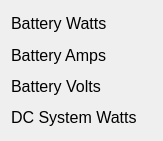
   <widget class="QWidget" name="layoutWidget">
    <property name="geometry">
     <rect>
      <x>10</x>
      <y>43</y>
      <width>143</width>
      <height>141</height>
     </rect>
    </property>
    <layout class="QVBoxLayout" name="verticalLayout_6">
     <item>
      <widget class="QLabel" name="Batt_Watts_Label">
       <property name="minimumSize">
        <size>
         <width>102</width>
         <height>23</height>
        </size>
       </property>
       <property name="maximumSize">
        <size>
         <width>80</width>
         <height>16777215</height>
        </size>
       </property>
       <property name="font">
        <font>
         <pointsize>12</pointsize>
        </font>
       </property>
       <property name="text">
        <string>Battery Watts</string>
       </property>
      </widget>
     </item>
     <item>
      <widget class="QLabel" name="Batt_Amps_Label">
       <property name="minimumSize">
        <size>
         <width>111</width>
         <height>23</height>
        </size>
       </property>
       <property name="maximumSize">
        <size>
         <width>80</width>
         <height>16777215</height>
        </size>
       </property>
       <property name="font">
        <font>
         <pointsize>12</pointsize>
        </font>
       </property>
       <property name="text">
        <string>Battery Amps</string>
       </property>
      </widget>
     </item>
     <item>
      <widget class="QLabel" name="Batt_Volts_Label">
       <property name="minimumSize">
        <size>
         <width>111</width>
         <height>23</height>
        </size>
       </property>
       <property name="maximumSize">
        <size>
         <width>80</width>
         <height>16777215</height>
        </size>
       </property>
       <property name="font">
        <font>
         <pointsize>12</pointsize>
        </font>
       </property>
       <property name="text">
        <string>Battery Volts</string>
       </property>
      </widget>
     </item>
     <item>
      <widget class="QLabel" name="DC_Power_Label">
       <property name="minimumSize">
        <size>
         <width>141</width>
         <height>23</height>
        </size>
       </property>
       <property name="maximumSize">
        <size>
         <width>80</width>
         <height>16777215</height>
        </size>
       </property>
       <property name="font">
        <font>
         <pointsize>12</pointsize>
        </font>
       </property>
       <property name="text">
        <string>DC System Watts</string>
       </property>
      </widget>
     </item>
    </layout>
   </widget>
